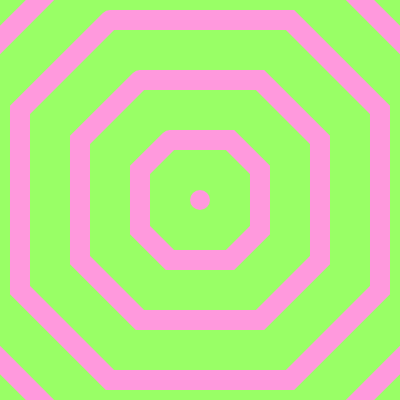
Frame 1 (no input)
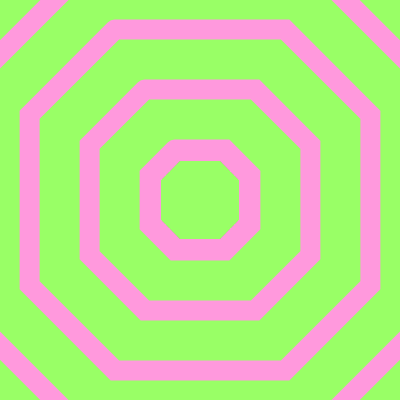
Frame 60 (no input)
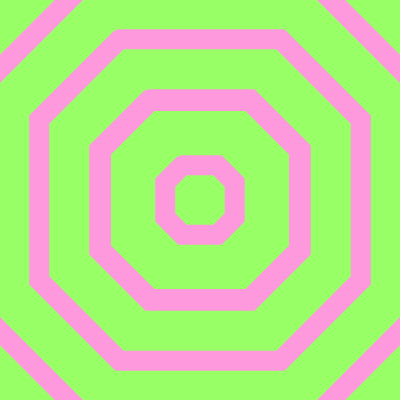
Frame 120 (the mouse pressed at the canvas centre since frame 60)

The p5.js sketch that drew these frames (run headless with seeded random() and noise() and a simulated clock; from frame 60 on, the mouse is pressed at the canvas centre):

// p5.js sketch
// ── sketch.js
let size
let weight 
let amount
let octagons = []
let speed = 12
function setup() {
  createCanvas(400, 400);
  colorMode(HSL)
  pixelDensity(1)
  size = 50
  weight = 20
  amount = width/size+weight
  
  for (let i = 0; i < amount; i++) {
    const newSize = (i * size)
    const gap = i * 50
     octagons.push(new Octagon(newSize + gap))
  }
}

function draw() {
  background(100,100,70);
 octagons.forEach(octagon => {
   octagon.apply()
   if (frameCount % 8 == 0) {
     octagon.update()
   }
 })
}




class Octagon {
  constructor(s) {
    this.og = 10
    this.s = s
    this.speed = speed
  }
  
  apply() {
  noFill()
  stroke(320,100,80)
  strokeWeight(weight)
  push()
  translate(width/2,height/2)
  beginShape()
  vertex(-this.s*0.3, -this.s*0.6)
  vertex(this.s*0.3, -this.s*0.6)
  vertex(this.s*0.6, -this.s*0.3)
  vertex(this.s*0.6, this.s*0.3)
  vertex(this.s*0.3, this.s*0.6)
  vertex(-this.s*0.3, this.s*0.6)
  vertex(-this.s*0.6, this.s*0.3)
  vertex(-this.s*0.6, -this.s*0.3)
  vertex(-this.s*0.3, -this.s*0.6)
  endShape()
  pop()
}
  
  update() {
    if (this.s >= width) {
      this.s = this.og
     
    } else {
      this.s += this.speed
  
    }
  }
}
